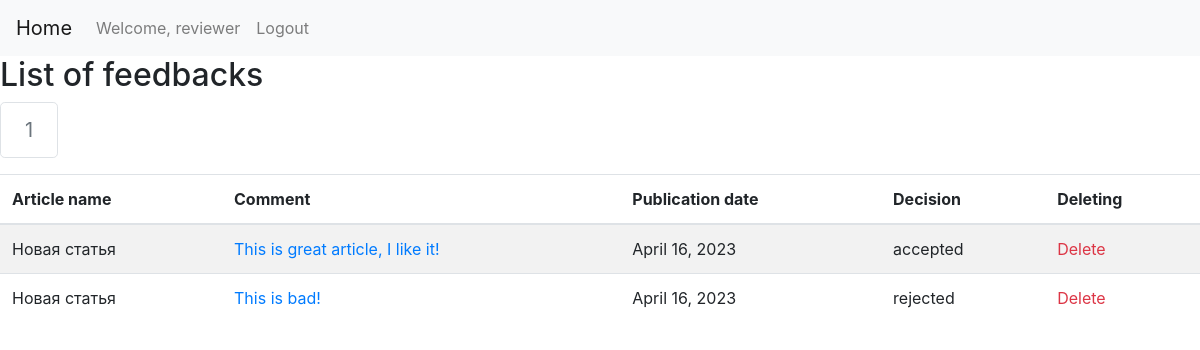
/my_feedbacks/1/ (signed in), run on an earlier commit of the app's database.
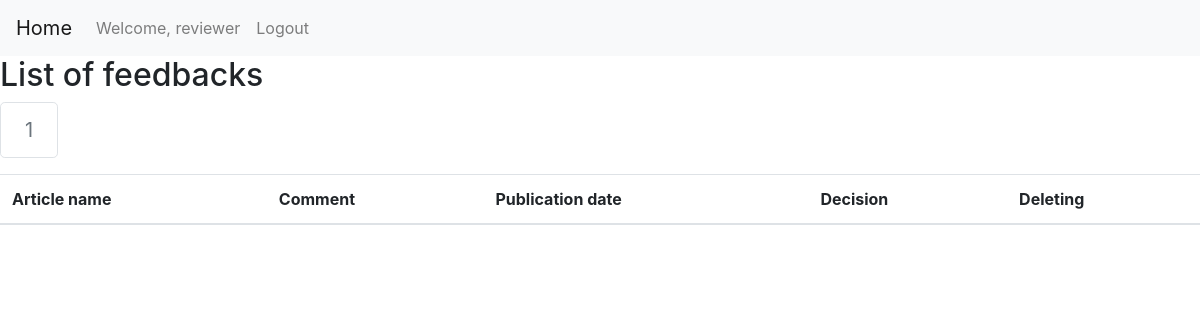
And on a later commit of the database.
### journal_website/models.py (models this page shows, shortened)
class Feedback(models.Model):
    comment = models.TextField()
    article = models.ForeignKey(Article, related_name='feedback_article', on_delete=models.CASCADE)
    publication_date = models.DateField()
    user = models.ForeignKey(User, related_name='feedback_custom_user', on_delete=models.SET_NULL, null=True)
    DECISIONS = [('accepted', 'Accepted'), ('rejected', 'Rejected')]
    decision = models.CharField(max_length=20, choices=DECISIONS)
    class Meta:
        verbose_name_plural = 'feedbacks'

class Article(models.Model):
    name = models.ForeignKey(String, related_name='article_name', on_delete=models.CASCADE)
    short_description = models.ForeignKey(String, related_name='article_short_description', on_delete=models.CASCADE)
    publication_date = models.DateField()
    file_name = models.TextField()
    authors = models.ForeignKey(String, related_name='article_authors', on_delete=models.CASCADE)
    user = models.ForeignKey(User, related_name='article_custom_user', on_delete=models.SET_NULL, null=True)
    volume = models.ForeignKey(Volume, related_name='article_volume', on_delete=models.SET_NULL, null=True)
    category = models.ForeignKey(Category, related_name='article_category', on_delete=models.SET_NULL, null=True)
    class Meta:
        verbose_name_plural = 'articles'

class String(models.Model):
    russian = models.TextField()
    english = models.TextField(blank=True, null=True)
    def __str__(self):
        return self.russian
    class Meta:
        verbose_name_plural = 'strings'

### journal_website/views.py (the view)
# urls.py: path("my_feedbacks/<int:number_of_page>/", views.display_page_with_feedbacks_for_specific_user, name="specific_user_feedbacks_with_pagination"),
@login_required
@user_passes_test(user.is_user_reviewer)
def display_page_with_feedbacks_for_specific_user(request, number_of_page):
	pagination_for_feedbacks = feedback.get_pagination_for_list_of_feedbacks(list_of_feedbacks=feedback.get_all_feedbacks_for_user(request.user), number_of_feedbacks_per_page=5, number_of_page_to_display=number_of_page)
	return render(request, "feedback/feedbacks_for_specific_user.html", {'pagination_for_feedbacks': pagination_for_feedbacks})

### journal_website/repositories/FeedbackRepository.py (called while the page is built)
    def get_all_feedbacks_for_user(self, user):
        return self.__feedback_model.objects.filter(user = user)

    def get_pagination_for_list_of_feedbacks(self, list_of_feedbacks, number_of_feedbacks_per_page, number_of_page_to_display):
        paginator = Paginator(list_of_feedbacks, per_page=number_of_feedbacks_per_page)
        return paginator.get_page(number_of_page_to_display)

### journal_website/repositories/UserRepository.py (called while the page is built)
    def is_user_reviewer(self, user):
        return user.groups.filter(name="Reviewers").exists()

### journal_website/templates/feedback/feedbacks_for_specific_user.html (shortened to what this page needs)
{% extends 'main/layout.html' %}
{% block body %}
{% load crispy_forms_tags %}
<body>
<nav class="navbar navbar-expand-lg navbar-light bg-light">
    <a class="navbar-brand" href="/">Home</a>
    <div class="collapse navbar-collapse" id="navbarText">
      <ul class="navbar-nav mr-auto">
        {% if user.is_authenticated %}
        <li class="nav-item">
          <a class="nav-link" href="#">Welcome, {{user.username}}</a>
        </li>
        <li class="nav-item">
          <a class="nav-link" href="/logout">Logout</a>
        </li>
        {% endif %}
      </ul>
    </div>
</nav>
<h2>List of feedbacks</h2>
<nav aria-label="Page navigation">
  <ul class="pagination pagination-lg">
    {% block pagination %}
    {% for number_of_page in pagination_for_feedbacks.paginator.get_elided_page_range %}
        {% if number_of_page == pagination_for_feedbacks.paginator.ELLIPSIS %}
          {{ number_of_page }}
        {% else %}
          {% if number_of_page == pagination_for_feedbacks.number %}
            <li class="page-item disabled">
              <a class="page-link" href="#" tabindex="-1">{{ number_of_page }}</a>
            </li>
          {% else %}
              <li class="page-item"><a class="page-link" href="{% url 'specific_user_feedbacks_with_pagination' number_of_page %}">{{ number_of_page }}</a></li>
          {% endif %}
        {% endif %}
    {% endfor %}
    {% endblock %}
  </ul>
</nav>
<div class="table-responsive">
  <table class="table table-striped">
    <thead>
      <tr>
        <th>Article name</th>
        <th>Comment</th>
        <th>Publication date</th>
        <th>Decision</th>
        <th>Deleting</th>
      </tr>
    </thead>
    <tbody>
      {% block feedback %}
        {% for feedback in pagination_for_feedbacks %}
          <tr>
            <td>{{ feedback.article.name }}</td>
            <td><a href="{% url 'update_feedback' feedback.pk %}">{{ feedback.comment }}</a></td>
            <td>{{ feedback.publication_date }}</td>
            <td>{{ feedback.decision }}</td>
            <td><a class="text-danger" href="{% url 'delete_feedback' feedback.pk %}">Delete</a></td>
          </tr>
        {% endfor %}
      {% endblock %}
    </tbody>
  </table>
</div>
</body>
{% endblock %}

### journal_website/templates/main/layout.html (shortened to what this page needs)
<!doctype html>
<html lang="en">
  <head>
    <link rel="stylesheet" href="https://cdn.jsdelivr.net/npm/bootstrap@4.4.1/dist/css/bootstrap.min.css">
  </head>
  {% block body %}{% endblock %}
</html>

What changed in the data, as far as the page shows it:
removed Feedback: article.name "Новая статья", comment "This is great article, I like it!", publication_date "April 16, 2023", decision "accepted"
removed Feedback: article.name "Новая статья", comment "This is bad!", publication_date "April 16, 2023", decision "rejected"
